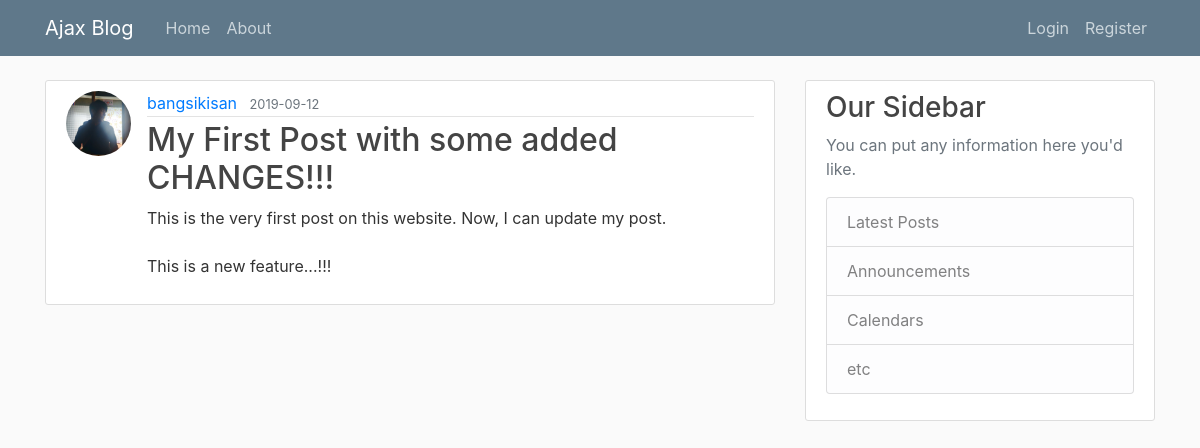
Screenshot of /post/2 with the database file from the repository.
### flaskblog/models.py (models this page shows, shortened)
class User(db.Model, UserMixin):
    id = db.Column(db.Integer, primary_key=True)
    username = db.Column(db.String(20), unique=True, nullable=False)
    email = db.Column(db.String(120), unique=True, nullable=False)
    image_file =  db.Column(db.String(20), nullable=False, default='default.jpg')
    password =  db.Column(db.String(60), nullable=False)
    posts = db.relationship('Post', backref='author', lazy=True)

class Post(db.Model):
    id = db.Column(db.Integer, primary_key=True)
    title = db.Column(db.String(100), nullable=False)
    date_posted = db.Column(db.DateTime, nullable=False, default=datetime.utcnow)
    content = db.Column(db.Text, nullable=False)
    user_id = db.Column(db.Integer, db.ForeignKey('user.id'), nullable=False)

### flaskblog/routes.py (the view)
@app.route('/post/<int:post_id>')
def post(post_id):
    post = Post.query.get_or_404(post_id)
    return render_template('post.html', title=post.title, post=post)

### flaskblog/templates/post.html (shortened to what this page needs)
{% extends 'layout.html' %}
{% block content %}
<article class="media content-section">
    <img class="rounded-circle article-img" src="{{ url_for('static', filename='profile_pics/' + post.author.image_file) }}"></img>
        <div class="media-body">
            <div class="article-metadata">
                <a class="mr-2" href="#">{{ post.author.username }}</a>
                <small class="text-muted">{{ post.date_posted.strftime('%Y-%m-%d') }}</small>
            </div>
            <h2 class="article-title">{{ post.title }}</h2>
            <p class="article-content">{{ post.content }}</p>
        </div>
</article>
{% endblock content %}

### flaskblog/static/main.css (style rules this page uses)
body { background: #fafafa; color: #333333; margin-top: 5rem; }
h1, h2, h3, h4, h5, h6 { color: #444444; }
.content-section { background: #ffffff; padding: 10px 20px; border: 1px solid #dddddd; border-radius: 3px; margin-bottom: 20px; }
.article-title { color: #444444; }
.article-content { white-space: pre-line; }
.article-img { height: 65px; width: 65px; margin-right: 16px; }
.article-metadata { padding-bottom: 1px; margin-bottom: 4px; border-bottom: 1px solid #e3e3e3 }

### rows the page displays
User: image_file (picture), author.username "bangsikisan"
Post: date_posted "2019-09-12", title "My First Post with some added CHANGES!!!", content "This is the very first post on this website. Now, I can update my post. This is a new feature...!!!"
